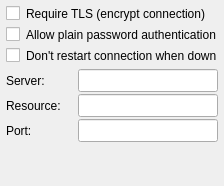
       <widget class="QWidget" name="acc_proto_advanced_jabber" >
        <layout class="QVBoxLayout" >
         <property name="leftMargin" >
          <number>6</number>
         </property>
         <property name="topMargin" >
          <number>6</number>
         </property>
         <property name="rightMargin" >
          <number>6</number>
         </property>
         <property name="bottomMargin" >
          <number>4</number>
         </property>
         <item>
          <widget class="QGroupBox" name="acc_proto_jabber_opt" >
           <property name="minimumSize" >
            <size>
             <width>180</width>
             <height>0</height>
            </size>
           </property>
           <property name="styleSheet" >
            <string>border: 0px;</string>
           </property>
           <layout class="QVBoxLayout" >
            <property name="spacing" >
             <number>6</number>
            </property>
            <property name="leftMargin" >
             <number>0</number>
            </property>
            <property name="topMargin" >
             <number>0</number>
            </property>
            <property name="rightMargin" >
             <number>0</number>
            </property>
            <property name="bottomMargin" >
             <number>0</number>
            </property>
            <item>
             <widget class="QCheckBox" name="acc_proto_jabber_opt_tlsrequired" >
              <property name="text" >
               <string>Require TLS (encrypt connection)</string>
              </property>
              <property name="autoExclusive" >
               <bool>false</bool>
              </property>
             </widget>
            </item>
            <item>
             <widget class="QCheckBox" name="acc_proto_jabber_opt_allowplainauth" >
              <property name="text" >
               <string>Allow plain password authentication</string>
              </property>
             </widget>
            </item>
            <item>
             <widget class="QCheckBox" name="acc_proto_jabber_opt_noautorestart" >
              <property name="text" >
               <string>Don't restart connection when down</string>
              </property>
             </widget>
            </item>
           </layout>
          </widget>
         </item>
         <item>
          <layout class="QVBoxLayout" >
           <property name="spacing" >
            <number>2</number>
           </property>
           <item>
            <layout class="QHBoxLayout" >
             <property name="spacing" >
              <number>2</number>
             </property>
             <item>
              <widget class="QLabel" name="label_14" >
               <property name="sizePolicy" >
                <sizepolicy vsizetype="Preferred" hsizetype="Fixed" >
                 <horstretch>0</horstretch>
                 <verstretch>0</verstretch>
                </sizepolicy>
               </property>
               <property name="minimumSize" >
                <size>
                 <width>70</width>
                 <height>0</height>
                </size>
               </property>
               <property name="maximumSize" >
                <size>
                 <width>70</width>
                 <height>16777215</height>
                </size>
               </property>
               <property name="text" >
                <string>Server:</string>
               </property>
              </widget>
             </item>
             <item>
              <widget class="QLineEdit" name="acc_proto_jabber_server" >
               <property name="minimumSize" >
                <size>
                 <width>0</width>
                 <height>23</height>
                </size>
               </property>
               <property name="maximumSize" >
                <size>
                 <width>16777215</width>
                 <height>23</height>
                </size>
               </property>
              </widget>
             </item>
            </layout>
           </item>
           <item>
            <layout class="QHBoxLayout" >
             <property name="spacing" >
              <number>2</number>
             </property>
             <item>
              <widget class="QLabel" name="label_12" >
               <property name="sizePolicy" >
                <sizepolicy vsizetype="Preferred" hsizetype="Fixed" >
                 <horstretch>0</horstretch>
                 <verstretch>0</verstretch>
                </sizepolicy>
               </property>
               <property name="minimumSize" >
                <size>
                 <width>70</width>
                 <height>0</height>
                </size>
               </property>
               <property name="maximumSize" >
                <size>
                 <width>70</width>
                 <height>16777215</height>
                </size>
               </property>
               <property name="text" >
                <string>Resource:</string>
               </property>
              </widget>
             </item>
             <item>
              <widget class="QLineEdit" name="acc_proto_jabber_resource" >
               <property name="sizePolicy" >
                <sizepolicy vsizetype="Fixed" hsizetype="Expanding" >
                 <horstretch>0</horstretch>
                 <verstretch>0</verstretch>
                </sizepolicy>
               </property>
               <property name="minimumSize" >
                <size>
                 <width>0</width>
                 <height>23</height>
                </size>
               </property>
               <property name="maximumSize" >
                <size>
                 <width>16777215</width>
                 <height>23</height>
                </size>
               </property>
               <property name="text" >
                <string/>
               </property>
               <property name="echoMode" >
                <enum>QLineEdit::Normal</enum>
               </property>
              </widget>
             </item>
            </layout>
           </item>
           <item>
            <layout class="QHBoxLayout" >
             <property name="spacing" >
              <number>2</number>
             </property>
             <item>
              <widget class="QLabel" name="label_11" >
               <property name="sizePolicy" >
                <sizepolicy vsizetype="Preferred" hsizetype="Fixed" >
                 <horstretch>0</horstretch>
                 <verstretch>0</verstretch>
                </sizepolicy>
               </property>
               <property name="minimumSize" >
                <size>
                 <width>70</width>
                 <height>0</height>
                </size>
               </property>
               <property name="maximumSize" >
                <size>
                 <width>70</width>
                 <height>16777215</height>
                </size>
               </property>
               <property name="text" >
                <string>Port:</string>
               </property>
              </widget>
             </item>
             <item>
              <widget class="QLineEdit" name="acc_proto_jabber_port" >
               <property name="sizePolicy" >
                <sizepolicy vsizetype="Fixed" hsizetype="Expanding" >
                 <horstretch>0</horstretch>
                 <verstretch>0</verstretch>
                </sizepolicy>
               </property>
               <property name="minimumSize" >
                <size>
                 <width>0</width>
                 <height>23</height>
                </size>
               </property>
               <property name="maximumSize" >
                <size>
                 <width>16777215</width>
                 <height>23</height>
                </size>
               </property>
               <property name="text" >
                <string/>
               </property>
              </widget>
             </item>
            </layout>
           </item>
          </layout>
         </item>
         <item>
          <spacer>
           <property name="orientation" >
            <enum>Qt::Vertical</enum>
           </property>
           <property name="sizeHint" >
            <size>
             <width>20</width>
             <height>40</height>
            </size>
           </property>
          </spacer>
         </item>
        </layout>
       </widget>
